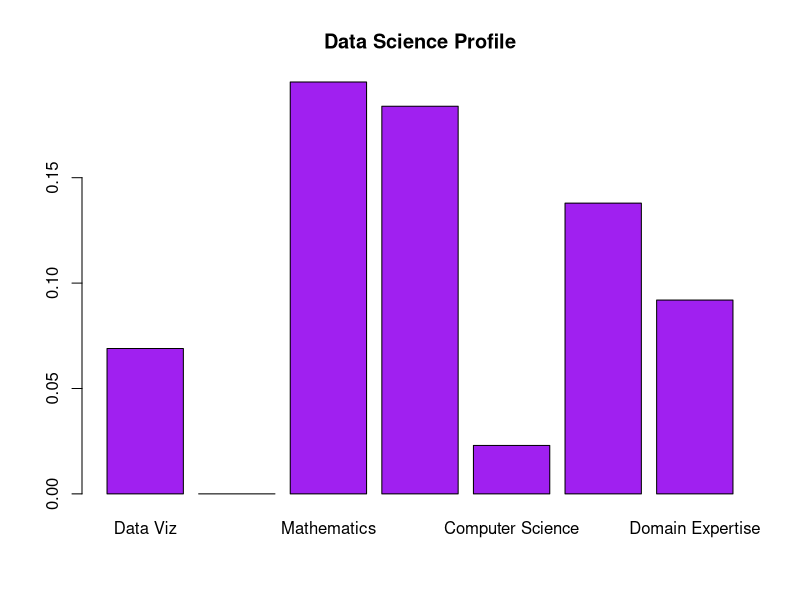

Generate this figure with R: (Note: this script raises an error after producing the figure.)
##Barplot of my data science profile
##Author: Miguel Bonilla

#create data table with values out of 100 (percent)
catprof = c("Data Viz", "Machine Learning", "Mathematics", "Statistics", "Computer Science", "Communication", "Domain Expertise")
catpercnt = c(.068966,0,.195402,.183908,.022989,.137931,.091954)

summary(catprof)
summary(catpercnt)

DSP.df = data.frame(Category = catprof, values = catpercnt)
DSP.df


barplot(DSP.df$values, names.arg = catprof, col = "Purple", main = "Data Science Profile",border = "black")


ggplot(DSP.df, aes(Category,values))+ geom_hline(yintercept = mean(DSP.df$values),col="black")+geom_bar(stat = "identity", fill = "Purple", col = "Black")+scale_x_discrete(limits=DSP.df$Category)+theme_bw()+ggtitle("Data Science Profile")+theme(plot.title = element_text(face = 'bold',color = "darkslategray",hjust = .5,size = 14))
